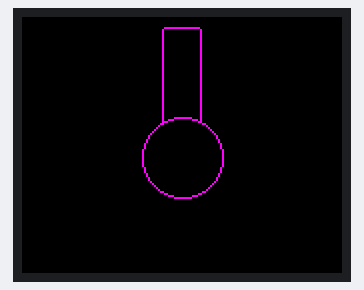
A sketch run on a simulated Arduino Uno, built with avr-gcc and run on an emulated ATmega328P. Parts: 160×128 colour display.

Above: at 0.28 s.
At 2.77 s:
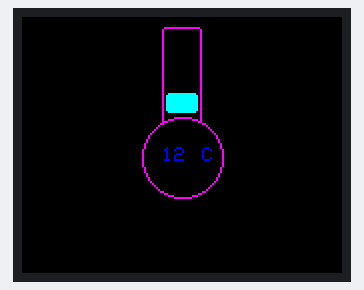
At 5.48 s:
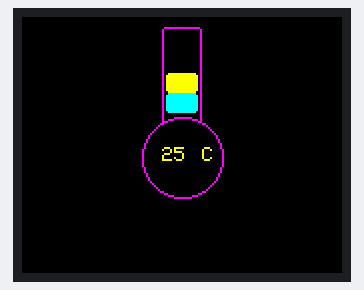
At 10.68 s:
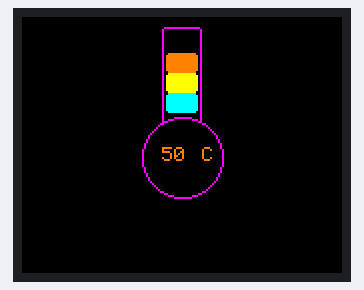
At 25.17 s:
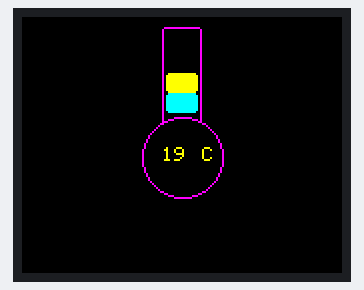
At 39.69 s:
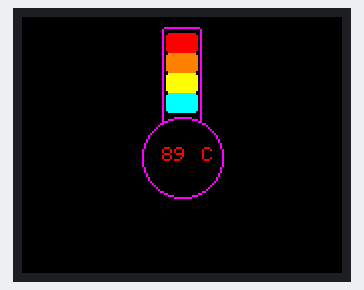

The sketch:

tft_temp.ino
```cpp
#include <Adafruit_GFX.h>
#include <Adafruit_ST7735.h>

#define TFT_RST 8
#define TFT_CS 9
#define TFT_DC 10

#define fill_circle_black tft.fillCircle(80, 70, 19, ST7735_BLACK)
#define block_1 tft.fillRoundRect(72.5, 38 ,16 , 10, 1, ST7735_CYAN)
#define block_2 tft.fillRoundRect(72.5, 28 ,16 , 10, 1, ST7735_YELLOW)
#define block_3 tft.fillRoundRect(72.5, 18 ,16 , 10, 1, ST7735_ORANGE)
#define block_4 tft.fillRoundRect(72.5, 8 ,16 , 10, 1, ST7735_RED)

#define block_1_bg tft.fillRoundRect(72.5, 38 ,16 , 10, 1, ST7735_BLACK)
#define block_2_bg tft.fillRoundRect(72.5, 28 ,16 , 10, 1, ST7735_BLACK)
#define block_3_bg tft.fillRoundRect(72.5, 18 ,16 , 10, 1, ST7735_BLACK)
#define block_4_bg tft.fillRoundRect(72.5, 8 ,16 , 10, 1, ST7735_BLACK)

int color=0;


Adafruit_ST7735 tft = Adafruit_ST7735(TFT_CS, TFT_DC, TFT_RST);

void setup() {

  tft.initR(INITR_BLACKTAB);
  tft.setRotation(1);
  tft.fillScreen(ST7735_BLACK);
  tft.drawCircle(80, 70, 20, ST7735_MAGENTA);
  tft.drawRoundRect(70, 5 ,20 , 60, 1, ST7735_MAGENTA);
  fill_circle_black;


  //


}

void loop() {

  for(int i=0;i<=100;i++){

  tft.setCursor(70, 65);
  tft.setTextColor(color, ST7735_BLACK);
  tft.setTextSize(1);
  tft.println(i);
  tft.setCursor(90, 65);
  tft.println("C");
  delay(200);
  fill_circle_black;
  int result=map(i,0,50,1,4);
  if(result == 1){
    color = ST7735_BLUE;
    block_1;
    block_2_bg;
    block_3_bg;
    block_4_bg;
  }
  else if(result == 2){
    color = ST7735_YELLOW;
    block_1;
    block_2;
    block_3_bg;
    block_4_bg;
  }
  else if(result == 3){
    color = ST7735_ORANGE;
    block_1;
    block_2;
    block_3;
    block_4_bg;
  }
  else if(result == 4){
    color = ST7735_RED;
    block_1;
    block_2;
    block_3;
    block_4;
  }

  }


}
```
